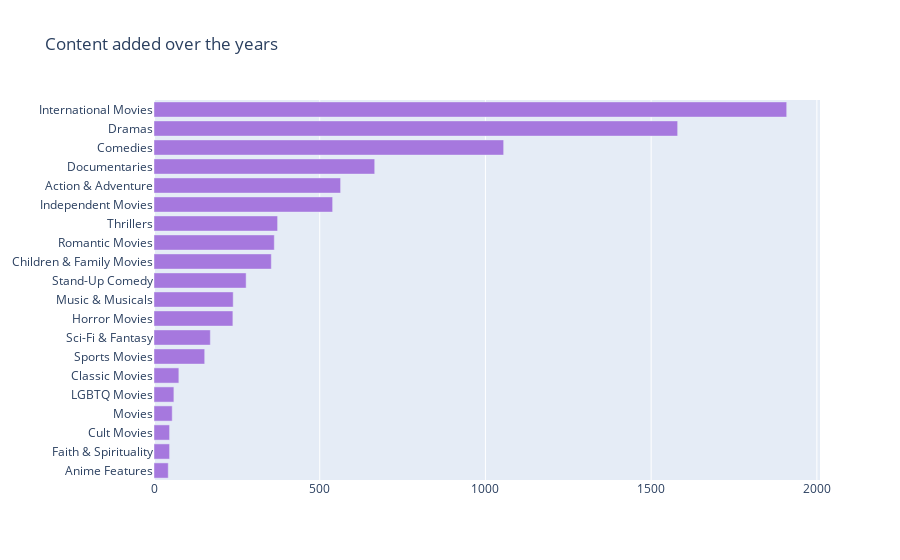

This figure's notebook cell:
### Code cell
d2 = df[(df.type == 'Movie') ]

from collections import Counter
col = "listed_in"
categories = ", ".join(d2['listed_in']).split(", ")
counter_list = Counter(categories).most_common(50)
labels = [_[0] for _ in counter_list][::-1]
values = [_[1] for _ in counter_list][::-1]
trace1 = go.Bar(y=labels, x=values, orientation="h", name="Movies", marker=dict(color="#a678de"))

data = [trace1]
layout = go.Layout(title="Content added over the years", legend=dict(x=0.1, y=1.1, orientation="h"))
fig = go.Figure(data, layout=layout)
fig.show()

### Figure 1 — Plotly figure (JSON) as saved in the notebook; plotly's stock layout.template omitted (floating-point values rounded to 4 significant figures)
{"data": [{"marker": {"color": "#a678de"}, "name": "Movies", "orientation": "h", "type": "bar", "x": [43, 47, 47, 55, 60, 75, 153, 170, 238, 239, 278, 354, 363, 373, 539, 563, 666, 1055, 1580, 1909], "y": ["Anime Features", "Faith & Spirituality", "Cult Movies", "Movies", "LGBTQ Movies", "Classic Movies", "Sports Movies", "Sci-Fi & Fantasy", "Horror Movies", "Music & Musicals", "Stand-Up Comedy", "Children & Family Movies", "Romantic Movies", "Thrillers", "Independent Movies", "Action & Adventure", "Documentaries", "Comedies", "Dramas", "International Movies"]}], "layout": {"legend": {"orientation": "h", "x": 0.1, "y": 1.1}, "title": {"text": "Content added over the years"}}}
